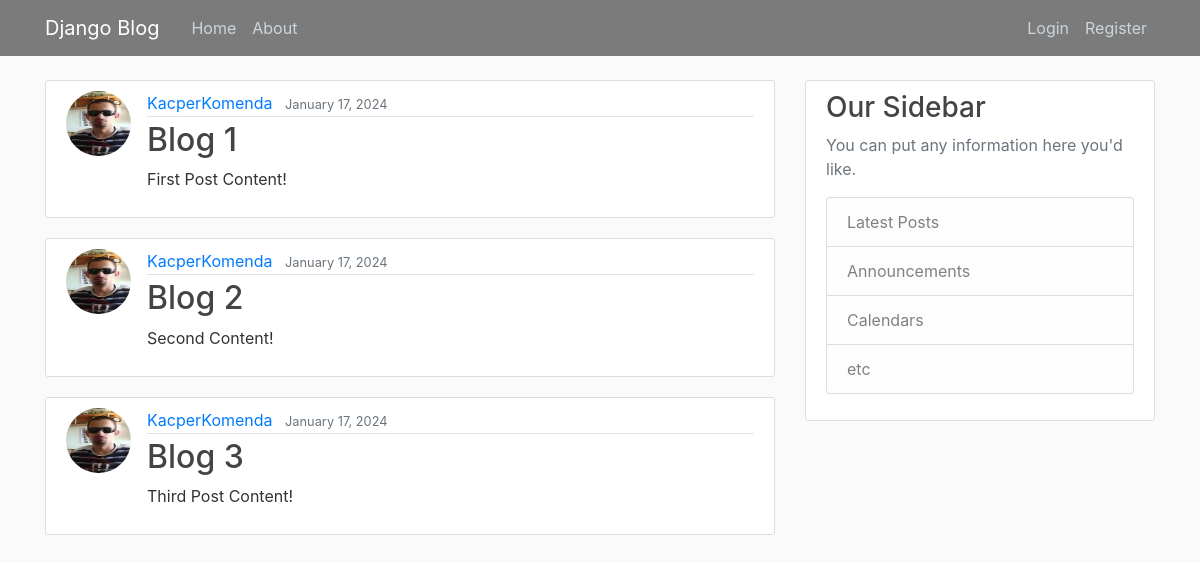
/, run on an earlier commit of the app's database.
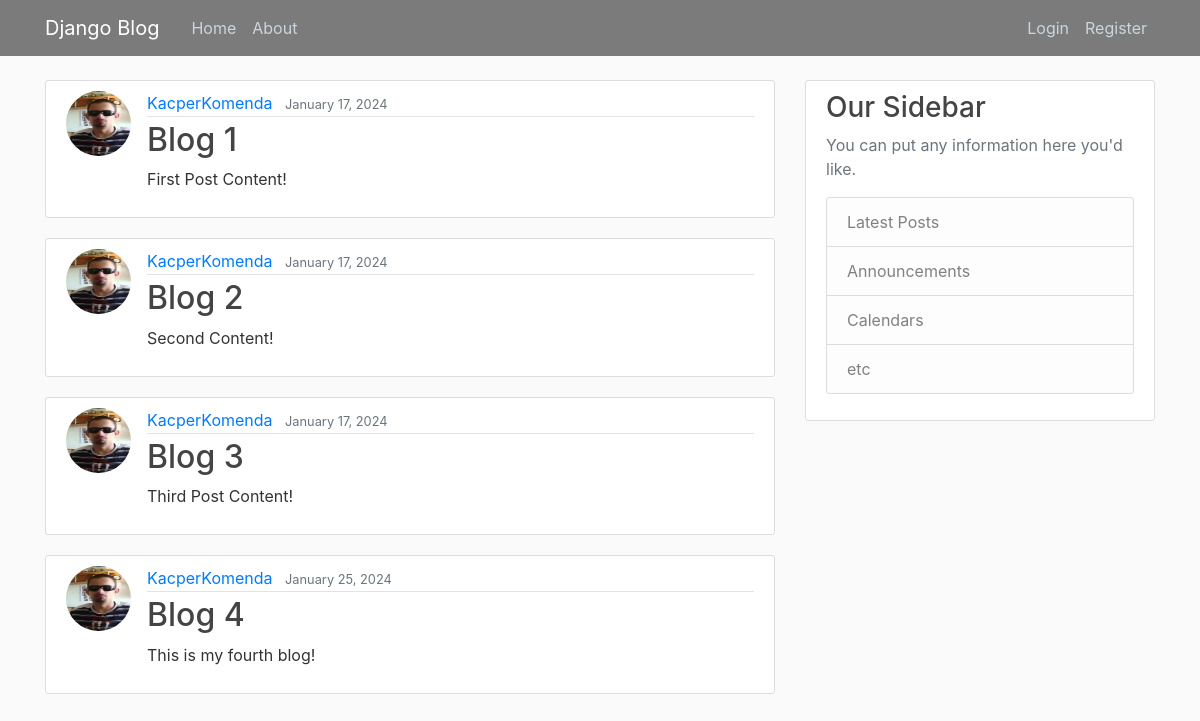
And on a later commit of the database.
### main/models.py (models this page shows, shortened)
class Post(models.Model):
    title = models.CharField(max_length = 100)
    content = models.TextField()
    date_posted = models.DateTimeField(default = timezone.now)
    author = models.ForeignKey(User, on_delete=models.CASCADE) #Jeśli user usunięty, to post też

### users/models.py (models this page shows, shortened)
class Profile(models.Model):
    user = models.OneToOneField(User, on_delete=models.CASCADE) #CASCADE - jeśli user usunięty, usuń posty, nie na odwrót
    image = models.ImageField(default='default.jpg', upload_to='profile_pics')

### main/views.py (the view)
# urls.py: path('', PostListView.as_view(), name="main-home"),
class PostListView(ListView):
    model = Post
    template_name = 'main/home.html'
    context_object_name = 'posts'
    paginate_by = 5

### main/templates/main/home.html
{% extends "main/base.html" %}
{% block content %}
    {% for post in posts %}
        <article class="media content-section">
            <img class ="rounded-circle article-img" src="{{ post.author.profile.image.url }}">
            <div class="media-body">
            <div class="article-metadata">
                <a class="mr-2" href="#">{{ post.author }}</a>
                <small class="text-muted">{{ post.date_posted|date:"F d, Y" }}</small>
            </div>
            <h2><a class="article-title" href="{% url 'post-detail' post.id %}">{{ post.title }}</a></h2>
            <p class="article-content">{{ post.content }}</p>
            </div>
        </article>
    {% endfor %}
{% endblock content %}

What changed in the data, as far as the page shows it:
added Post: author.profile.image (picture), author "KacperKomenda", date_posted "January 25, 2024", title "Blog 4", content "This is my fourth blog!"
